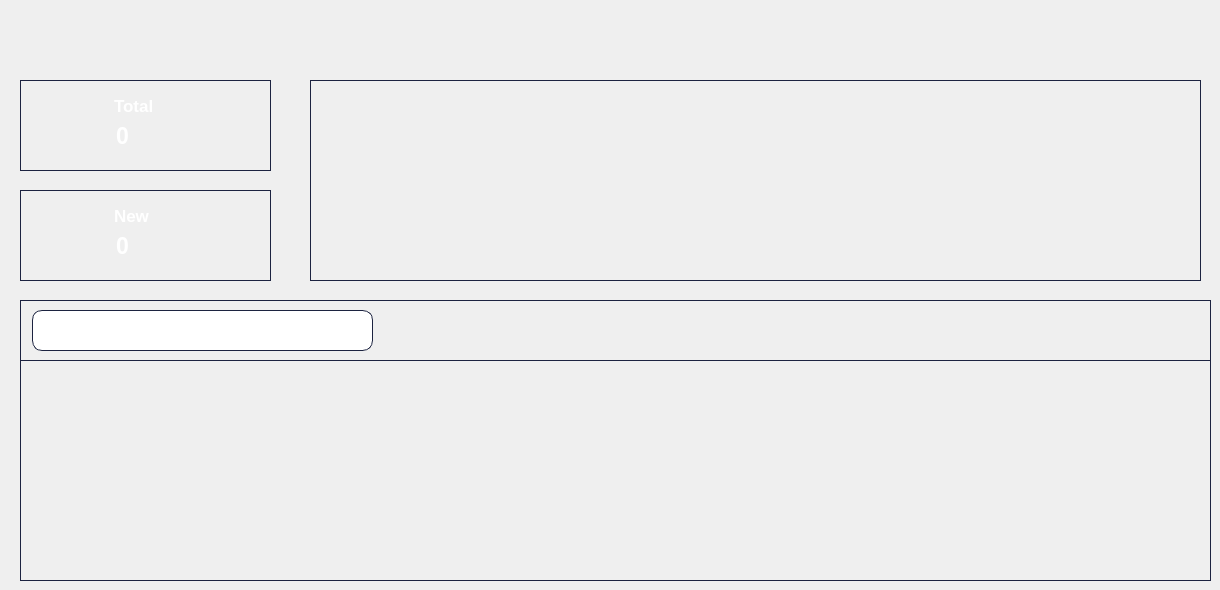
     <widget class="QWidget" name="FournisseurMain">
      <widget class="QLabel" name="label_46">
       <property name="geometry">
        <rect>
         <x>100</x>
         <y>90</y>
         <width>71</width>
         <height>31</height>
        </rect>
       </property>
       <property name="styleSheet">
        <string notr="true">QLabel {
	font-weight: 1000;
	text-align: center;
    vertical-align: middle;
	background-color: transparent;
    color: #fff;
	font-size: 17px;
	border : 0;
 	padding: 0px 0px 0px 10px;
}</string>
       </property>
       <property name="text">
        <string>Total</string>
       </property>
      </widget>
      <widget class="QLabel" name="FournisseurTotal">
       <property name="geometry">
        <rect>
         <x>100</x>
         <y>120</y>
         <width>161</width>
         <height>31</height>
        </rect>
       </property>
       <property name="styleSheet">
        <string notr="true">QLabel {
	font-weight: 1000;
	text-align: center;
    vertical-align: middle;
	background-color: transparent;
    color: #fff;
	font-size: 23px;
	border : 0;
 	padding: 0px 0px 0px 10px;
}</string>
       </property>
       <property name="text">
        <string>0</string>
       </property>
      </widget>
      <widget class="QLabel" name="statBox_2">
       <property name="geometry">
        <rect>
         <x>310</x>
         <y>80</y>
         <width>891</width>
         <height>201</height>
        </rect>
       </property>
       <property name="styleSheet">
        <string notr="true">QLabel {
	border : 1px solid #1c2340;
}</string>
       </property>
       <property name="text">
        <string/>
       </property>
      </widget>
      <widget class="QLabel" name="label_48">
       <property name="geometry">
        <rect>
         <x>20</x>
         <y>190</y>
         <width>251</width>
         <height>91</height>
        </rect>
       </property>
       <property name="styleSheet">
        <string notr="true">QLabel {
	border : 1px solid #1c2340;
}</string>
       </property>
       <property name="text">
        <string/>
       </property>
      </widget>
      <widget class="QLabel" name="label_49">
       <property name="geometry">
        <rect>
         <x>20</x>
         <y>80</y>
         <width>251</width>
         <height>91</height>
        </rect>
       </property>
       <property name="styleSheet">
        <string notr="true">QLabel {
	border : 1px solid #1c2340;
}</string>
       </property>
       <property name="text">
        <string/>
       </property>
      </widget>
      <widget class="QTableView" name="tabFournisseur">
       <property name="geometry">
        <rect>
         <x>20</x>
         <y>360</y>
         <width>1191</width>
         <height>221</height>
        </rect>
       </property>
       <property name="styleSheet">
        <string notr="true">QLineEdit {
	line-height: 1;
    color: #e9e6e6;
    background-color: #2b2e4c;
    background-clip: padding-box;
	border-radius: 2px;	
	border: 1px solid #414561;
    font-weight: 400;
	font-size: 16px;
    padding: 0.875rem 1.375rem;
	color: #ffffff;
}

QPushButton {
	font-weight: 600;
	text-align: center;
    vertical-align: middle;
   	background-color: transparent;
    border: 1px solid transparent;
	color: #6640b2;
    border-color: #6640b2;
}

QPushButton:hover {
    background-color: #6640b2;
	color: #ffffff;
	font-weight: 600;
}
QPushButton:pressed {
    background-color: #6640b2;
	color: #ffffff;
	font-weight: 600;
}


QTableView{
	background-color: transparent;
	gridline-color: #1c2340;
	color: #ffffff;
	alternate-background-color: #1d1a36;
	border : 1px solid #1c2340;
}
QTableView::item:focus
{
  	background-color: #2e3657;
	font-weight: 500;
}
QTableView::item
{
   text-align: center;
}

QHeaderView {
	background-color: #292443;
 }
QHeaderView::section {
	spacing: 10px;
 	background-color: #292443;
	color: #929292;
	margin: 1px;
	border: 0;
 	text-align: center;
  	font-family: arial;
	font-size: 12px;
	padding: 8px 0px 5px 0px;
 }

QTableView QTableCornerButton::section {
    background-color: #292443;
}
</string>
       </property>
      </widget>
      <widget class="QLineEdit" name="lineEdit_4">
       <property name="geometry">
        <rect>
         <x>32</x>
         <y>310</y>
         <width>341</width>
         <height>41</height>
        </rect>
       </property>
       <property name="styleSheet">
        <string notr="true">QLineEdit {
	border : 1px solid #1c2340;
	padding: 5px 5px 5px 55px;
	color: #ffffff;
	border-radius: 10px;	
}</string>
       </property>
       <property name="text">
        <string/>
       </property>
      </widget>
      <widget class="QPushButton" name="btnAddHomeFour">
       <property name="geometry">
        <rect>
         <x>1160</x>
         <y>320</y>
         <width>41</width>
         <height>31</height>
        </rect>
       </property>
       <property name="styleSheet">
        <string notr="true">QPushButton {
	font-weight: 500;
	text-align: center;
    vertical-align: middle;
	background-color: transparent;
	padding: 5px 5px 5px 5px;
    color: #fff;
	font-size: 11px;
	border : 0;
	border-right: 3px solid transparent;
 	background-position: center top;
    background-repeat: no-repeat;
    background-origin: content;
    background-image: url(&quot;:/icons/menu/Home/plus.png&quot;);
}

QPushButton:hover {
	color: #ffffff;
	font-weight: 500;
	background-image: url(&quot;:/icons/menu/Home/plus-hover.png&quot;);
}</string>
       </property>
       <property name="text">
        <string/>
       </property>
      </widget>
      <widget class="QLabel" name="label_50">
       <property name="geometry">
        <rect>
         <x>100</x>
         <y>200</y>
         <width>71</width>
         <height>31</height>
        </rect>
       </property>
       <property name="styleSheet">
        <string notr="true">QLabel {
	font-weight: 1000;
	text-align: center;
    vertical-align: middle;
	background-color: transparent;
    color: #fff;
	font-size: 17px;
	border : 0;
 	padding: 0px 0px 0px 10px;
}</string>
       </property>
       <property name="text">
        <string>New</string>
       </property>
      </widget>
      <widget class="QLabel" name="label_51">
       <property name="geometry">
        <rect>
         <x>100</x>
         <y>230</y>
         <width>161</width>
         <height>31</height>
        </rect>
       </property>
       <property name="styleSheet">
        <string notr="true">QLabel {
	font-weight: 1000;
	text-align: center;
    vertical-align: middle;
	background-color: transparent;
    color: #fff;
	font-size: 23px;
	border : 0;
 	padding: 0px 0px 0px 10px;
}</string>
       </property>
       <property name="text">
        <string>0</string>
       </property>
      </widget>
      <widget class="QLabel" name="label_52">
       <property name="geometry">
        <rect>
         <x>50</x>
         <y>322</y>
         <width>31</width>
         <height>21</height>
        </rect>
       </property>
       <property name="styleSheet">
        <string notr="true">QLabel {
 	background-position: center top;
    background-repeat: no-repeat;
    background-origin: content;
    background-image: url(&quot;:/icons/menu/admin/personnel/search.png&quot;);
}
</string>
       </property>
       <property name="text">
        <string/>
       </property>
      </widget>
      <widget class="QLabel" name="label_53">
       <property name="geometry">
        <rect>
         <x>20</x>
         <y>300</y>
         <width>1191</width>
         <height>61</height>
        </rect>
       </property>
       <property name="styleSheet">
        <string notr="true">QLabel {
	border : 1px solid #1c2340;
}</string>
       </property>
       <property name="text">
        <string/>
       </property>
      </widget>
      <widget class="QLabel" name="label_55">
       <property name="geometry">
        <rect>
         <x>40</x>
         <y>90</y>
         <width>71</width>
         <height>61</height>
        </rect>
       </property>
       <property name="styleSheet">
        <string notr="true">QLabel {
	padding: 10px 15px 15px 0px;
	text-align: center;
    vertical-align: middle;
	background-color: transparent;
	border : 0;
 	background-position: center top;
    background-repeat: no-repeat;
    background-origin: content;
    background-image: url(&quot;:/icons/menu/Home/Four/truck.png&quot;);
}
</string>
       </property>
       <property name="text">
        <string/>
       </property>
      </widget>
      <widget class="QLabel" name="label_54">
       <property name="geometry">
        <rect>
         <x>40</x>
         <y>200</y>
         <width>71</width>
         <height>61</height>
        </rect>
       </property>
       <property name="styleSheet">
        <string notr="true">QLabel {
	padding: 10px 15px 15px 0px;
	text-align: center;
    vertical-align: middle;
	background-color: transparent;
	border : 0;
 	background-position: center top;
    background-repeat: no-repeat;
    background-origin: content;
    background-image: url(&quot;:/icons/menu/Home/Four/truck2.png&quot;);
}
</string>
       </property>
       <property name="text">
        <string/>
       </property>
      </widget>
      <widget class="QPushButton" name="btnBackHomeFour">
       <property name="geometry">
        <rect>
         <x>1120</x>
         <y>20</y>
         <width>81</width>
         <height>41</height>
        </rect>
       </property>
       <property name="styleSheet">
        <string notr="true">QPushButton {
	font-weight: 500;
	text-align: center;
    vertical-align: middle;
	background-color: transparent;
	padding: 0px 15px 15px 20px;
    color: #fff;
	font-size: 11px;
	border : 0;
	border-right: 3px solid transparent;
 	background-position: center top;
    background-repeat: no-repeat;
    background-origin: content;
    background-image: url(&quot;:/icons/menu/admin/personnel/form/back.png&quot;);
}

QPushButton:hover{
    background-image: url(&quot;:/icons/menu/admin/personnel/form/back-hover.png&quot;);
}</string>
       </property>
       <property name="text">
        <string/>
       </property>
      </widget>
      <zorder>label_53</zorder>
      <zorder>label_48</zorder>
      <zorder>label_51</zorder>
      <zorder>label_49</zorder>
      <zorder>label_46</zorder>
      <zorder>FournisseurTotal</zorder>
      <zorder>statBox_2</zorder>
      <zorder>tabFournisseur</zorder>
      <zorder>lineEdit_4</zorder>
      <zorder>btnAddHomeFour</zorder>
      <zorder>label_50</zorder>
      <zorder>label_52</zorder>
      <zorder>label_55</zorder>
      <zorder>label_54</zorder>
      <zorder>btnBackHomeFour</zorder>
     </widget>
